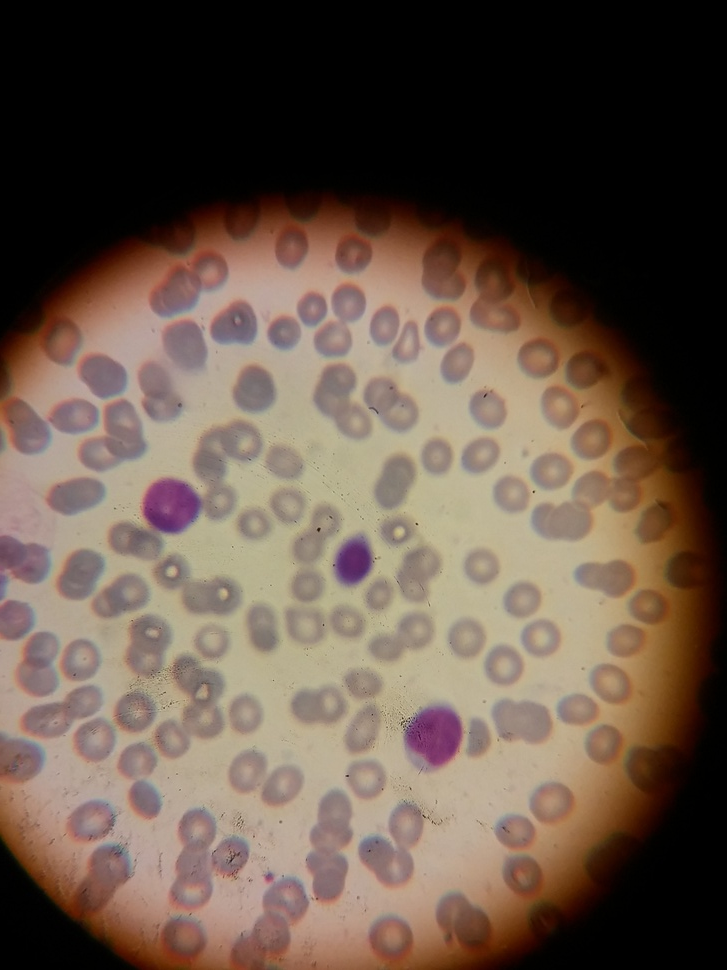
#> input picture pic/20190329_120249.jpg, 727 x 970 px, shrunk from 3120 x 4160 before the run
$ python second.py
#> lines starting #> are read from the running program, lines starting #| are printed output that depends on the picture; after the words box and inside, x2 and y2 are one past the last pixel; in counts of white or black regions, pixels touching at a corner belong together
import numpy as np
import cv2
import matplotlib.pyplot as plt

# read original image
image = cv2.imread("pic/20190329_120249.jpg")
#> image is the input picture: shape (970, 727, 3); mean B, G, R 73.1, 85.7, 103.2

# convert to gray scale image
gray = cv2.cvtColor(image, cv2.COLOR_BGR2GRAY)
cv2.imwrite('gray.png', gray)

# apply median filter for smoothing
blurM = cv2.medianBlur(gray, 5)
cv2.imwrite('blurM.png', blurM)

# apply gaussian filter for smoothing
blurG = cv2.GaussianBlur(gray, (9, 9), 0)
cv2.imwrite('blurG.png', blurG)

# histogram equalization
histoNorm = cv2.equalizeHist(gray)
cv2.imwrite('histoNorm.png', histoNorm)

# create a CLAHE object for
# Contrast Limited Adaptive Histogram Equalization (CLAHE)
clahe = cv2.createCLAHE(clipLimit = 2.0, tileGridSize=(8, 8))
claheNorm = clahe.apply(gray)
cv2.imwrite('claheNorm.png', claheNorm)


# contrast stretching
# Function to map each intensity level to output intensity level.
def pixelVal(pix, r1, s1, r2, s2):
	if (0 <= pix and pix <= r1):
		return (s1 / r1) * pix
	elif (r1 < pix and pix <= r2):
		return ((s2 - s1) / (r2 - r1)) * (pix - r1) + s1
	else:
		return ((255 - s2) / (255 - r2)) * (pix - r2) + s2

	# Define parameters.


r1 = 70
s1 = 0
r2 = 200
s2 = 255

# Vectorize the function to apply it to each value in the Numpy array.
pixelVal_vec = np.vectorize(pixelVal)

# Apply contrast stretching.
contrast_stretched = pixelVal_vec(gray, r1, s1, r2, s2)
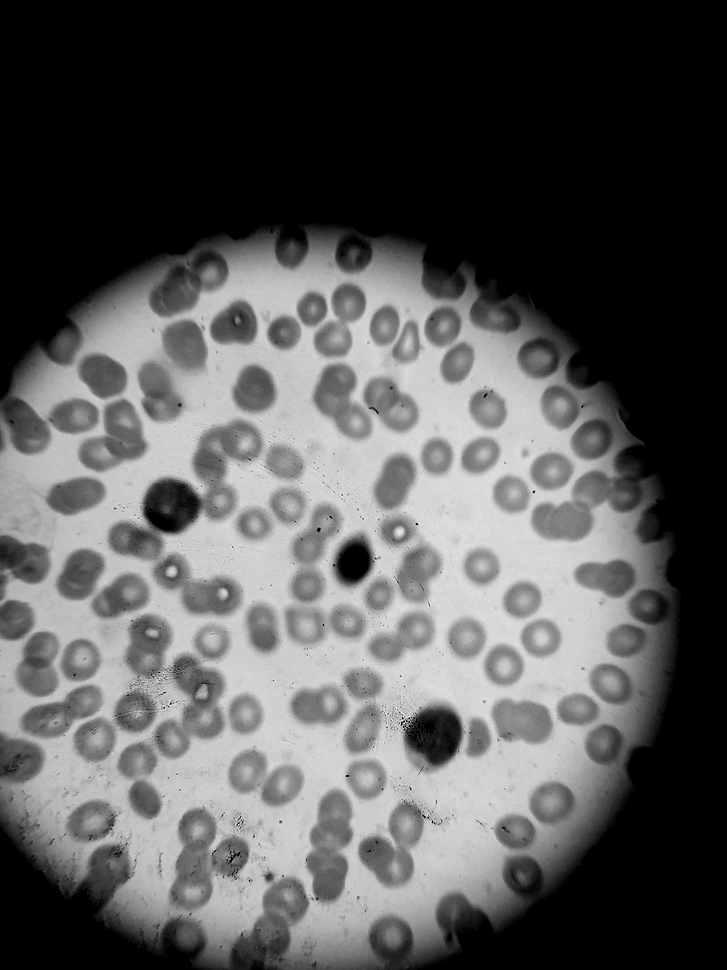
#> contrast_stretched: shape (970, 727) float64; min 0, max 255, mean 87.7
contrast_stretched_blurM = pixelVal_vec(blurM, r1, s1, r2, s2)

cv2.imwrite('contrast_stretch.png', contrast_stretched)
cv2.imwrite('contrast_stretch_blurM.png',
			contrast_stretched_blurM)

# edge detection using canny edge detector
edge = cv2.Canny(gray, 100, 200)
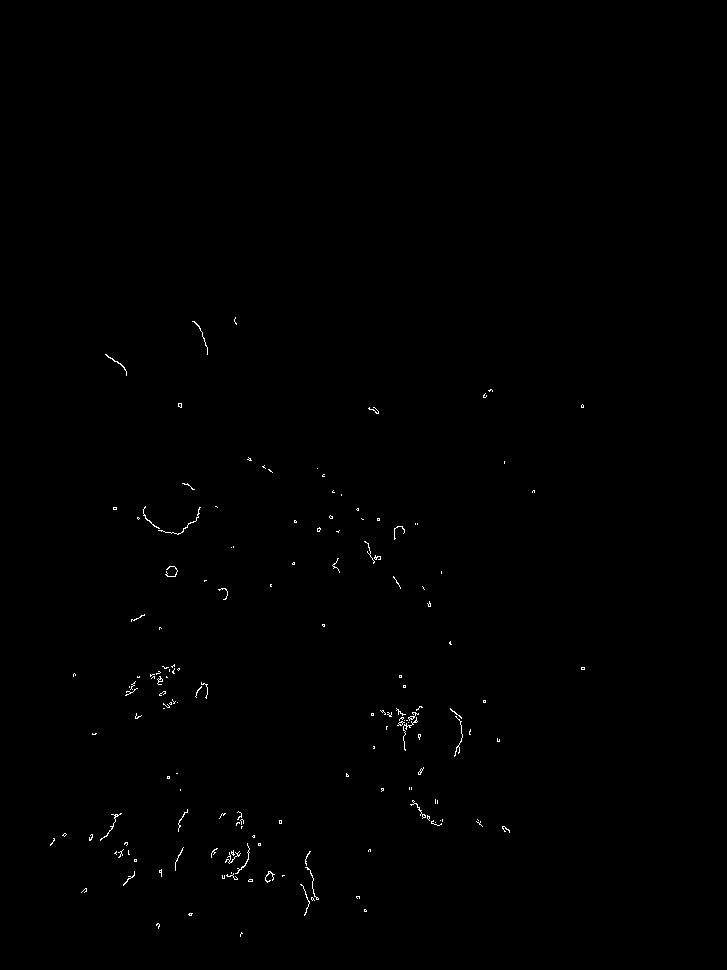
#> edge: shape (970, 727); 0.3% white in thin lines or dots, all inside (x1, y1, x2, y2) = (50, 317, 585, 937)
cv2.imwrite('edge.png', edge)

edgeG = cv2.Canny(blurG, 100, 200)
#> edgeG: shape (970, 727); every value is 0
cv2.imwrite('edgeG.png', edgeG)

edgeM = cv2.Canny(blurM, 100, 200)
#> edgeM: shape (970, 727); 0.04% white in thin lines or dots, all inside (x1, y1, x2, y2) = (101, 477, 421, 886)
cv2.imwrite('edgeM.png', edgeM)


# read enhanced image
img = cv2.imread('histoNorm.png', 0)

# morphological operations
kernel = np.ones((5, 5), np.uint8)
dilation = cv2.dilate(img, kernel, iterations = 1)
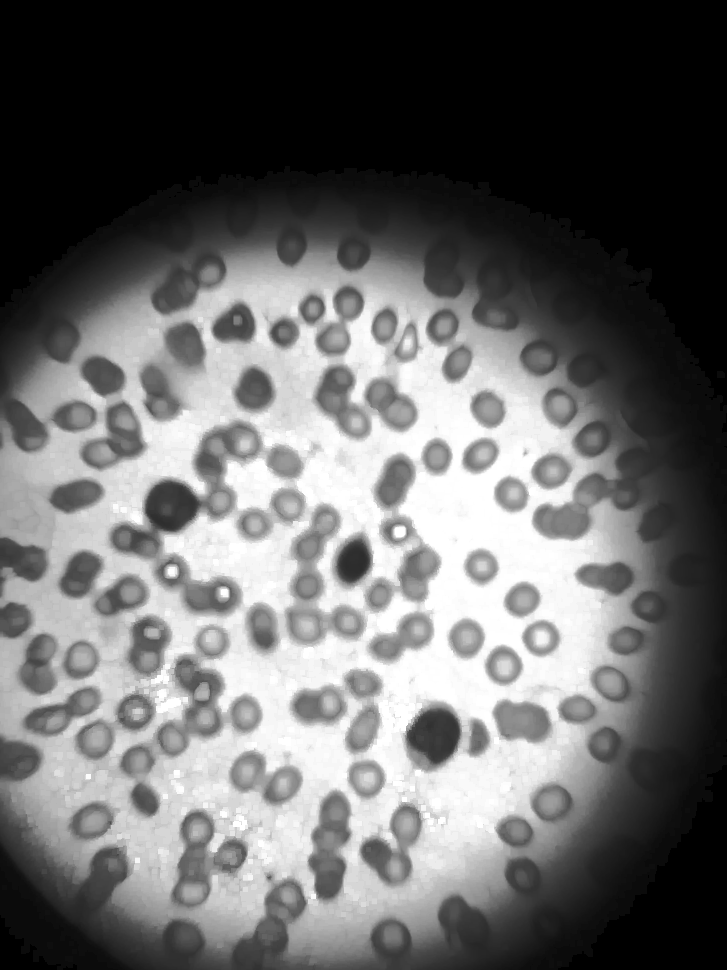
#> dilation: shape (970, 727); min 0, max 255, mean 104.9
closing = cv2.morphologyEx(img, cv2.MORPH_CLOSE, kernel)

# Adaptive thresholding on mean and gaussian filter
th2 = cv2.adaptiveThreshold(img, 255, cv2.ADAPTIVE_THRESH_MEAN_C, \
			cv2.THRESH_BINARY, 11, 2)
#> th2: shape (970, 727); 73.5% white; 5407 black regions (4696 under 20 px), largest, box (x1, y1, x2, y2) and area: (364, 512, 444, 667) 4138, (121, 612, 228, 734) 3439, (381, 689, 463, 804) 2929
th3 = cv2.adaptiveThreshold(img, 255, cv2.ADAPTIVE_THRESH_GAUSSIAN_C, \
			cv2.THRESH_BINARY, 11, 2)
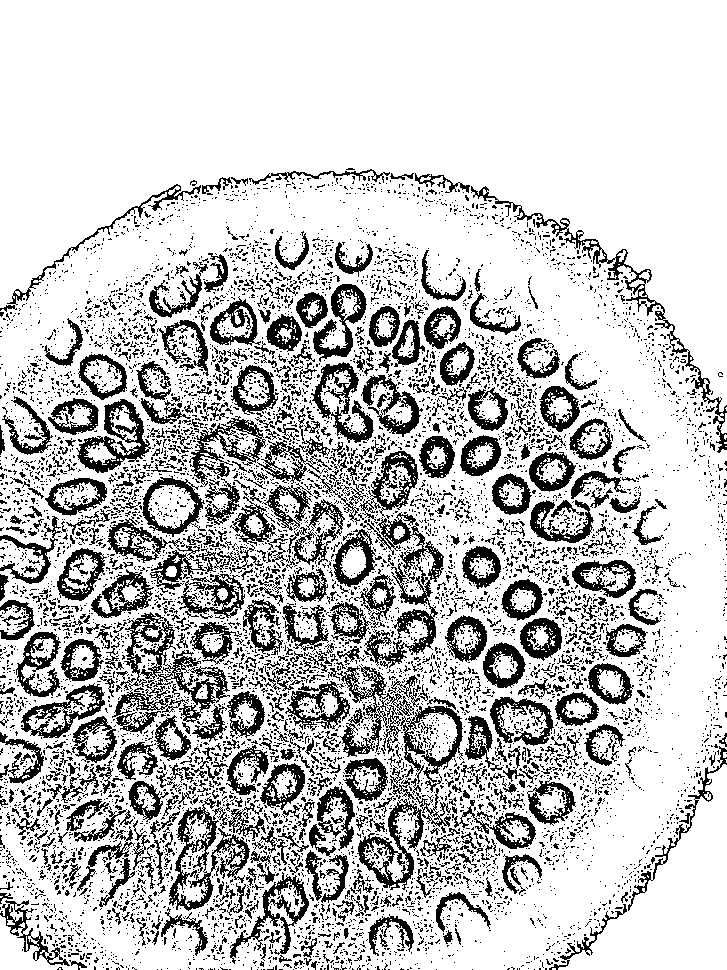
#> th3: shape (970, 727); 77.3% white; 8101 black regions (7383 under 20 px), largest, box (x1, y1, x2, y2) and area: (112, 612, 230, 723) 3477, (364, 512, 444, 669) 3327, (169, 796, 250, 911) 2536
# Otsu's thresholding
ret4, th4 = cv2.threshold(img, 0, 255, cv2.THRESH_BINARY + cv2.THRESH_OTSU)
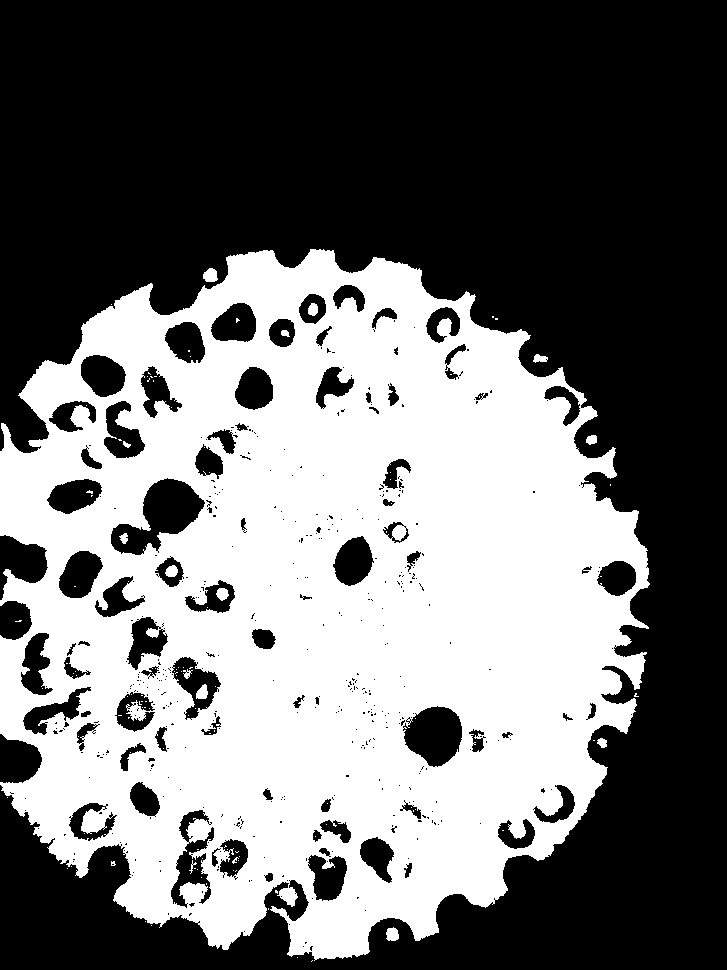
#> th4: shape (970, 727); 43.6% white; 115 white regions (99 under 20 px), largest, box (x1, y1, x2, y2) and area: (0, 249, 650, 961) 305815, (203, 268, 218, 282) 162, (386, 927, 399, 941) 145
#> ret4 = 103

# Initialize the list
Cell_count, x_count, y_count = [], [], []

# read original image, to display the circle and center detection
display = cv2.imread("pic/20190329_120249.jpg")

# hough transform with modified circular parameters
circles = cv2.HoughCircles(img, cv2.HOUGH_GRADIENT, 1.2, 10,
						param1 = 100, param2 = 28, minRadius = 10, maxRadius = 20)
#> circles = 52 rows, first 8: [480.6, 565.8, 19.24], [220.2, 498.6, 19.24], [133.8, 712.2, 19.24], [252.6, 523.8, 19.24], [289.8, 504.6, 19.24], [523.8, 598.2, 19.24], [172.2, 738.6, 19.24], [173.4, 574.2, 19.24]

# circle detection and labeling using hough transformation
if circles is not None:
		# convert the (x, y) coordinates and radius of the circles to integers
		circles = np.round(circles[0, :]).astype("int")
#> circles = 52 rows, first 8: [481, 566, 19], [220, 499, 19], [134, 712, 19], [253, 524, 19], [290, 505, 19], [524, 598, 19], [172, 739, 19], [173, 574, 19]

		# loop over the (x, y) coordinates and radius of the circles
		for (x, y, r) in circles:

				cv2.circle(display, (x, y), r, (0, 255, 0), 2)
				cv2.rectangle(display, (x - 2, y - 2),
							(x + 2, y + 2), (0, 128, 255), -1)
				Cell_count.append(r)
				x_count.append(x)
				y_count.append(y)
#> this loop made 52 passes
#> (x, y, r) on passes 1 to 12: (481, 566, 19), (220, 499, 19), (134, 712, 19), (253, 524, 19), (290, 505, 19), (524, 598, 19), (172, 739, 19), (173, 574, 19), (307, 705, 19), (395, 529, 18), (365, 685, 19), (441, 325, 19)
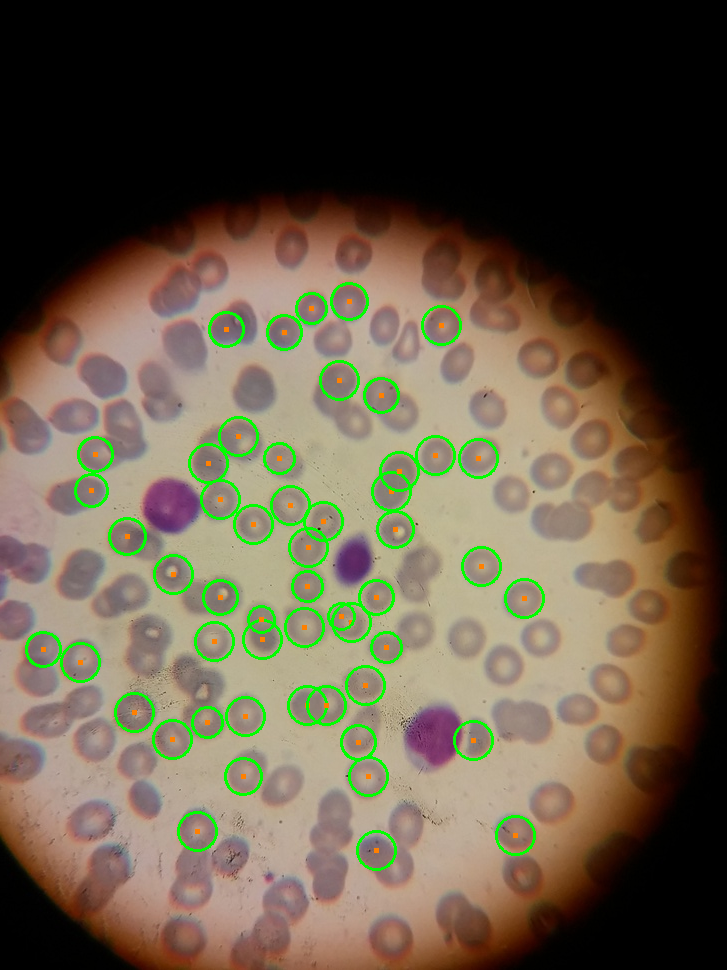
#> display: shape (970, 727, 3); 2.59% of pixels changed, all inside (x1, y1, x2, y2) = (25, 282, 545, 871)
#> after the loop, Cell_count = 52 values, max 19 at index 0, min 13 at index 42, mean 17.94; x_count = 52 values, max 524 at index 5, min 43 at index 38, mean 297.5; y_count = 52 values, max 850 at index 13, min 301 at index 49, mean 576.6
		# show the output image
		cv2.imshow("gray", display)
		cv2.waitKey(0)

# display the count of white blood cells
print(len(Cell_count))
#| 52
# Total number of radius
print(Cell_count)
#| [19, 19, 19, 19, 19, 19, 19, 19, 19, 18, 19, 19, 19, 19, 19, 19, 19, 19, 19, 19, 17, 15, 19, 15, 15, 19, 19, 19, 18, 19, 19, 19, 17, 19, 17, 17, 19, 19, 17, 19, 19, 15, 13, 19, 18, 17, 17, 15, 17, 18, 16, 13]
# X co-ordinate of circle
print(x_count)
#> (printed output is left out)
# Y co-ordinate of circle
print(y_count)
#> (printed output is left out)
